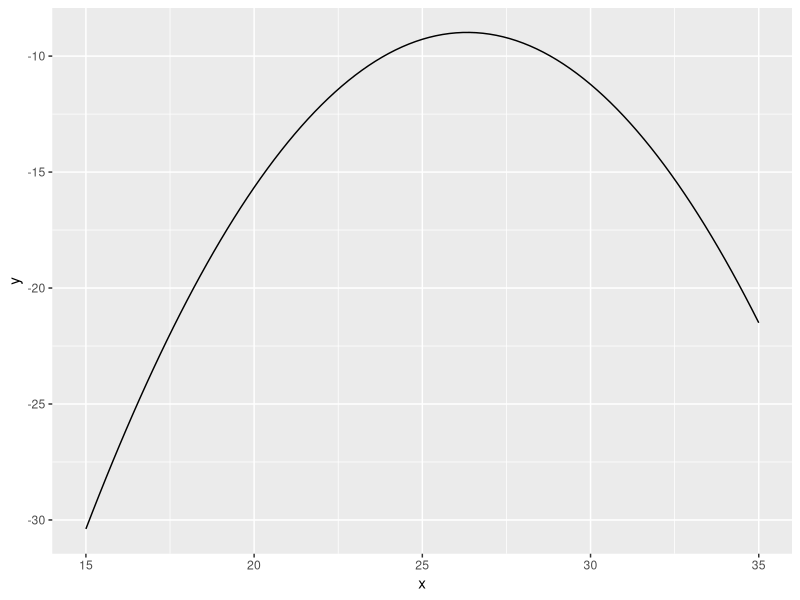
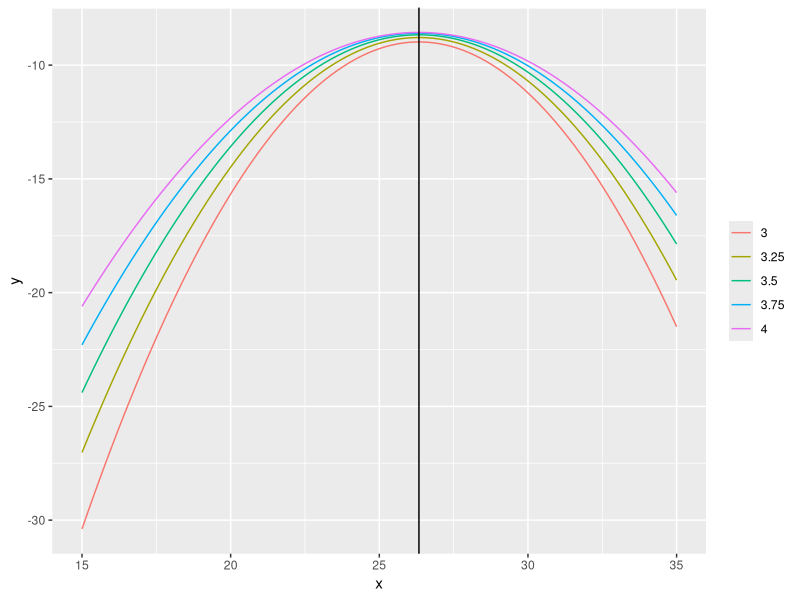
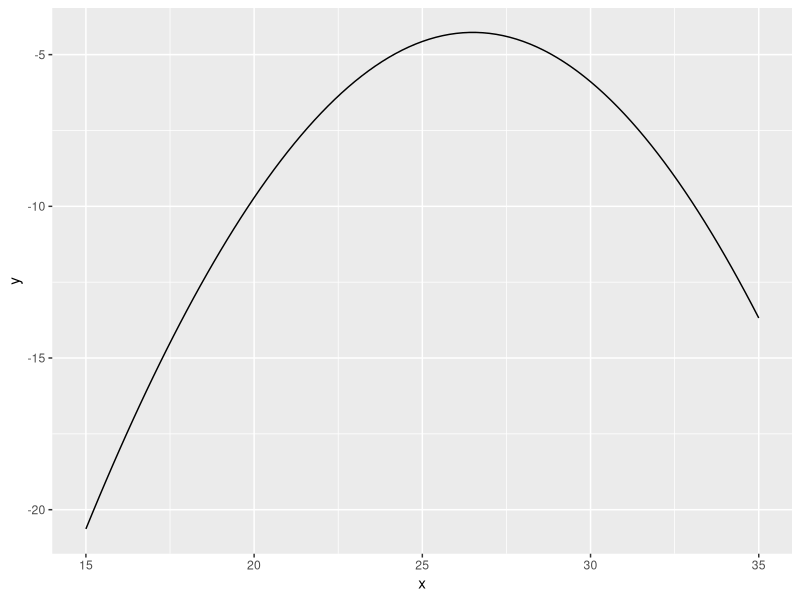
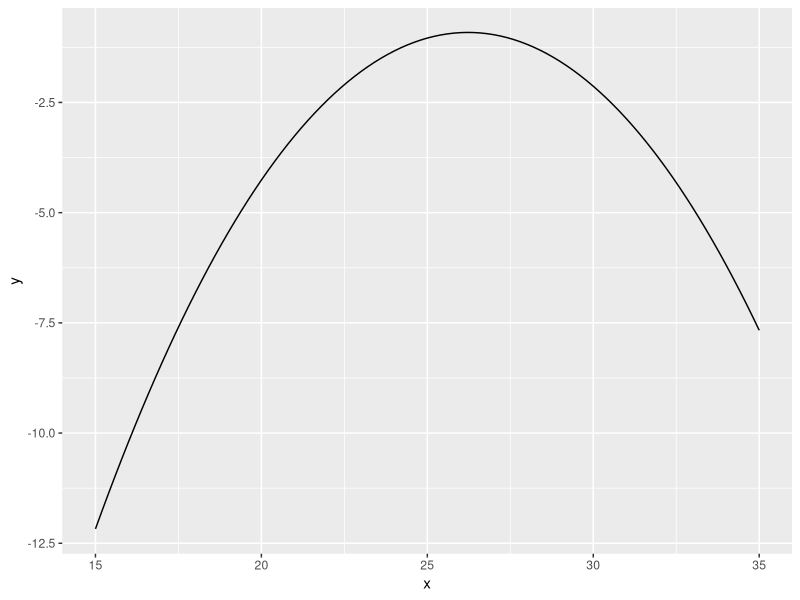
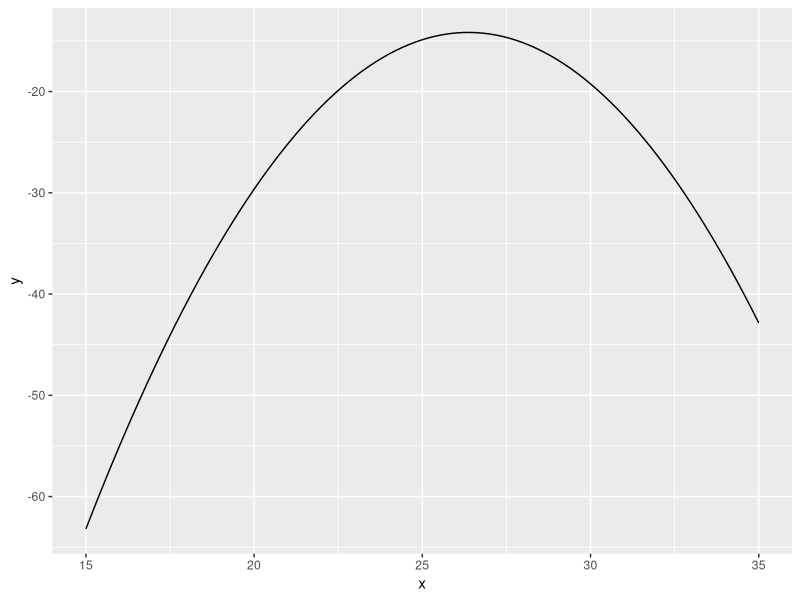

Reproduce these figures in R, in order. (Note: this script raises an error after producing the figures.)
# Andryas Waurzenczak
library(tidyverse)

# ==================================================================================================
# 1. Calcular a média entre os três dados nas seguintes situações:
# ==================================================================================================

## I
## As observações são: 22, 25, 32
y <- c(22, 25, 32)

# Soma os valores de y dividindo pela quantidade de elementos em y.
sum(y) / length(y)

mean(y)

# Adotando uma variância igual a 9
L0 <- function(par, y, sd = 3) {
    sapply(par, function(x) sum(dnorm(y, mean = x, sd = sd, log = TRUE)))
}

ggplot(data.frame(x=seq(15, 35, by = 1)), aes(x)) + stat_function(fun = L0, args = list(y = y))

max1 <- optimize(L0, interval = c(10, 40), y = y, maximum = TRUE)
max1

ggplot(data.frame(x=seq(15, 35, by = 1)), aes(x)) +
    stat_function(fun = L0, args = list(y = y, sd = 3), aes(colour = "3")) +
    stat_function(fun = L0, args = list(y = y, sd = 3.25), aes(colour = "3.25")) +
    stat_function(fun = L0, args = list(y = y, sd = 3.5), aes(colour = "3.5")) +
    stat_function(fun = L0, args = list(y = y, sd = 3.75), aes(colour = "3.75")) +
    stat_function(fun = L0, args = list(y = y, sd = 4), aes(colour = "4")) +
    theme(legend.title = element_blank()) + geom_vline(xintercept = max1$maximum)

## II
## As observações são: <24, [23, 28] , >30
y2 <- c("<24", "[23-28]", ">30")

L1 <- function(par, y, sd = 3) {
  # Notação: <numero,  >numero ou [numero-numero]
  sapply(par, function(x) {
    sum(sapply(y, function(w) {
      # Identifica um padrão >numero (maior que)
      if (grepl(">[0-9]+", w)) {
        pnorm(as.numeric(str_extract(w, "[0-9]+")),
              mean = x, sd = sd, log.p = TRUE, lower.tail = FALSE)
        # Identifica um padrão <numero (menor que)
      } else if (grepl("<[0-9]+", w)) {
        pnorm(as.numeric(str_extract(w, "[0-9]+")),
              mean = x, sd = sd, lower.tail = TRUE, log.p = TRUE)
      } else {
        # Identifica um padrão contido em um intervalo
        log(diff(pnorm(c(as.numeric(str_extract_all(w,"\\(?[0-9,.]+\\)?")[[1]][1]),
                         as.numeric(str_extract_all(w,"\\(?[0-9,.]+\\)?")[[1]][2])),
                       mean = x, sd = sd)))
      }
    }))
  })
}

ggplot(data.frame(x = seq(15, 35, by = 1)), aes(x)) +
  stat_function(fun = L1, args = list(y = y2))

max2 <- optimize(L1, interval = c(10, 50), y = y2, maximum = TRUE)
max2

## III
## As observações são: >24, [23, 28] , <30
y3 <- c(">24", "[23-28]", "<30")

ggplot(data.frame(x = 15:35), aes(x)) +
    stat_function(fun = L1, args = list(y = y3))

max3 <- optimize(L1, interval = c(10, 50), y = y3, maximum = TRUE)
max3

## IV
## De todas as observações: pontuais e intervalares
y4 <- c(y,y2,y3)

L2 <- function(par, y, sd = 3) {
    # Notação: <numero,  >numero ou [numero-numero] para dados intervalares
    sapply(par, function(x) {
        sum(sapply(y, function(w) {
          # Somente número
            if (grepl("^[0-9]+", w)) {
                dnorm(as.numeric(w), mean = x, sd = sd, log = TRUE)
              # Identifica >numero (maior que)
            } else if (grepl(">[0-9]+", w)) {
                pnorm(as.numeric(str_extract(w, "[0-9]+")), mean = x,
                      sd = sd, log.p = TRUE, lower.tail = FALSE)
              # Identifica <numero (menor que)
            } else if (grepl("<[0-9]+", w)) {
                pnorm(as.numeric(str_extract(w, "[0-9]+")), mean = x,
                      sd = sd, lower.tail = TRUE, log.p = TRUE)
              # Identifica intervalo fechado [numero,numero]
            } else {
              ob1 <- pnorm(as.numeric(str_extract_all(w,"\\(?[0-9,.]+\\)?")[[1]][1]), mean = x,
                           sd = sd)
              ob2 <- pnorm(as.numeric(str_extract_all(w,"\\(?[0-9,.]+\\)?")[[1]][2]), mean = x,
                           sd = sd)
              log(ob2 - ob1)
            }
        }))
    })
}

ggplot(data.frame(x = 15:35), aes(x)) +
    stat_function(fun = L2, args = list(y = y4))

max4 <- optimize(L2, interval = c(10, 50), y = y4, maximum = TRUE)
max4

## VI
## Generalizar o arquivo de comandos anterior para incluir a estimação da variância

LN <- function(par, y) {
  #  par: vetor de parâmetros
  mu <- par[1]
  sigma <- par[2]
  # Notação: <numero,  >numero ou [numero-numero] para dados intervalares
    sum(sapply(y, function(w) {
      # Somente número
      if (grepl("^[0-9]+", w)) {
        dnorm(as.numeric(w), mean = mu, sd = sigma, log = TRUE)
        # Identifica >numero (maior que)
      } else if (grepl(">[0-9]+", w)) {
        pnorm(as.numeric(str_extract(w, "[0-9]+")),
              mean = mu, sd = sigma, log.p = TRUE, lower.tail = FALSE)
        # Identifica <numero (menor que)
      } else if (grepl("<[0-9]+", w)) {
        pnorm(as.numeric(str_extract(w, "[0-9]+")),
              mean = mu, sd = sigma, lower.tail = TRUE, log.p = TRUE)
        # Identifica intervalo fechado [numero,numero]
      } else {
        ob1 <- pnorm(as.numeric(str_extract_all(w,"\\(?[0-9,.]+\\)?")[[1]][1]), mean = mu, sd = sigma)
        ob2 <- pnorm(as.numeric(str_extract_all(w,"\\(?[0-9,.]+\\)?")[[1]][2]), mean = mu, sd = sigma)
        log(ob2 - ob1)
      }
    }))
}

max5 <- optim(par = c(20,1), LN, y = y4[1:5], control = list(fnscale=-1))
max5

# ==================================================================================================
# 2 De forma semelhante ao problema anterior, deseja-se calcular a média os casos a seguir,
# sabendo-se agora que se referem a dados de contagem.
# ==================================================================================================

## I
## As observações são: 2, 0, 5, 3, 1, 3, 1, 2
y <- c(2,0,5,3,1,3,1,2)

mean(y)

## II
## As observações são: > 0, 0, [3-7], >= 1, 1, 3, < 3, ⇐ 4
y2 <- c(">0", "0", "[3-7]", ">=1", 1, 3, "<3", "<4")

LP <- function(par, y) {
  lambda <- par
  # Notação: <numero,  >numero ou [numero-numero] para dados intervalares

  sum(sapply(y, function(w){
    type <- str_c(str_extract_all(w,"[><=\\[\\]()]",simplify = TRUE),collapse = "")
    type <- if (length(type) == 0) "num" else type
    switch (type,
            '>' = ppois(as.numeric(str_extract(w, "[0-9]+")) + 1, lambda = lambda,
                        log.p = TRUE, lower.tail = FALSE),
            '<' = ppois(as.numeric(str_extract(w, "[0-9]+")) - 1, lambda = lambda,
                        lower.tail = TRUE, log.p = TRUE),
            '>=' = ppois(as.numeric(str_extract(w, "[0-9]+")), lambda = lambda,
                        log.p = TRUE, lower.tail = FALSE),
            '<=' = ppois(as.numeric(str_extract(w, "[0-9]+")), lambda = lambda,
                        log.p = TRUE, lower.tail = FALSE),
            '(]' = {
              ob1 <- ppois(as.numeric(str_extract_all(w,"[0-9]+")[[1]][1]) + 1,
                           lambda = lambda)
              ob2 <- ppois(as.numeric(str_extract_all(w,"[0-9]+")[[1]][2]),
                           lambda = lambda)
              log(ob2 - ob1)
            },
            '[)' = {
              ob1 <- ppois(as.numeric(str_extract_all(w,"[0-9]+")[[1]][1]),
                           lambda = lambda)
              ob2 <- ppois(as.numeric(str_extract_all(w,"[0-9]+")[[1]][2]) - 1,
                           lambda = lambda)
              log(ob2 - ob1)
            },
            '()' = {
              ob1 <- ppois(as.numeric(str_extract_all(w,"[0-9]+")[[1]][1]) + 1,
                           lambda = lambda)
              ob2 <- ppois(as.numeric(str_extract_all(w,"[0-9]+")[[1]][2]) - 1,
                           lambda = lambda)
              log(ob2 - ob1)
            },
            '[]' = {
              ob1 <- ppois(as.numeric(str_extract_all(w,"[0-9]+")[[1]][1]),
                           lambda = lambda)
              ob2 <- ppois(as.numeric(str_extract_all(w,"[0-9]+")[[1]][2]),
                           lambda = lambda)
              log(ob2 - ob1)
            },
            'num' = dpois(as.numeric(str_extract(w, "[0-9]+")), lambda = lambda,log = TRUE)
     )
  }))
}

max <- optimize(LP, c(1,10),y = y2, maximum = TRUE)
max
